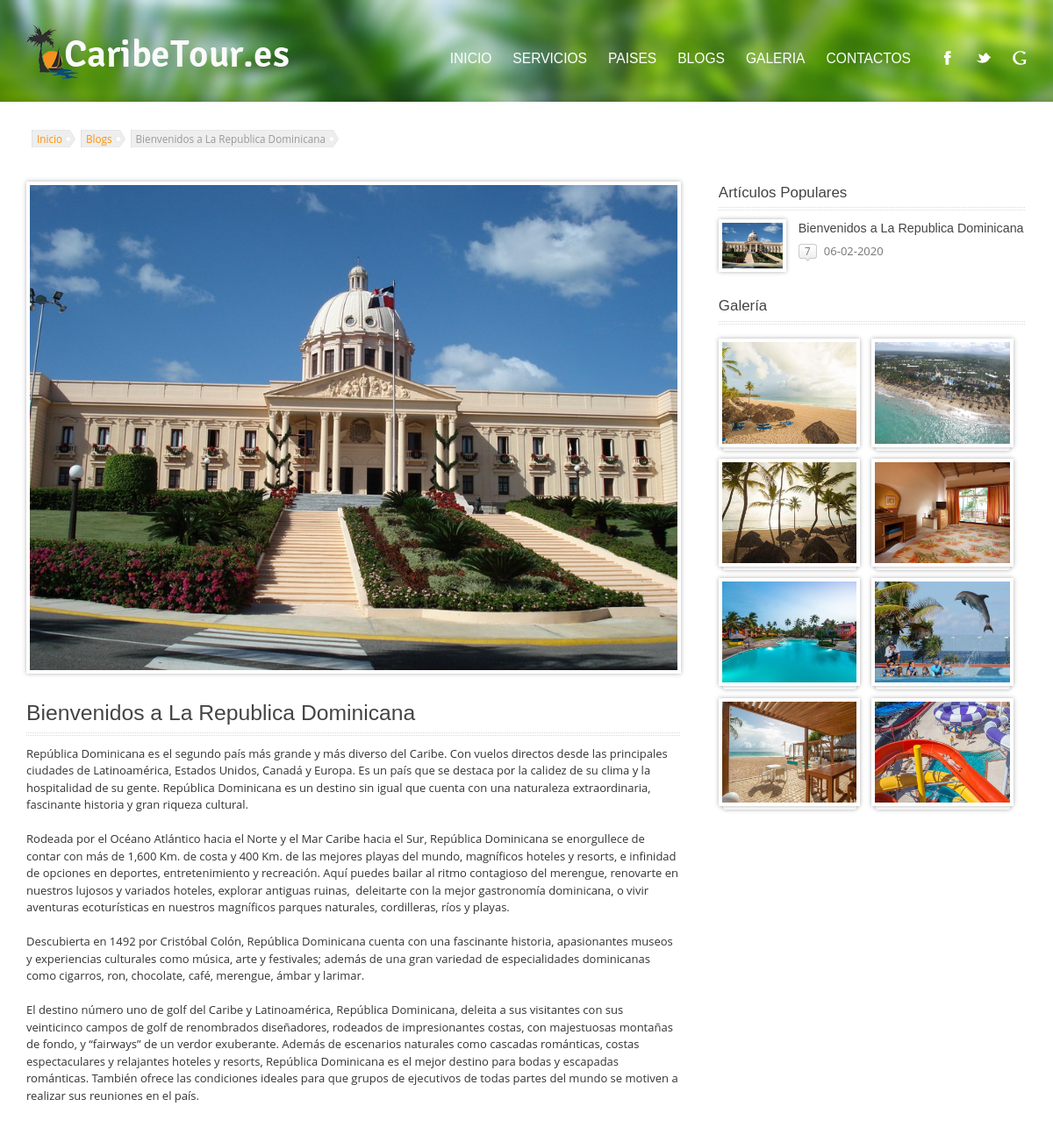
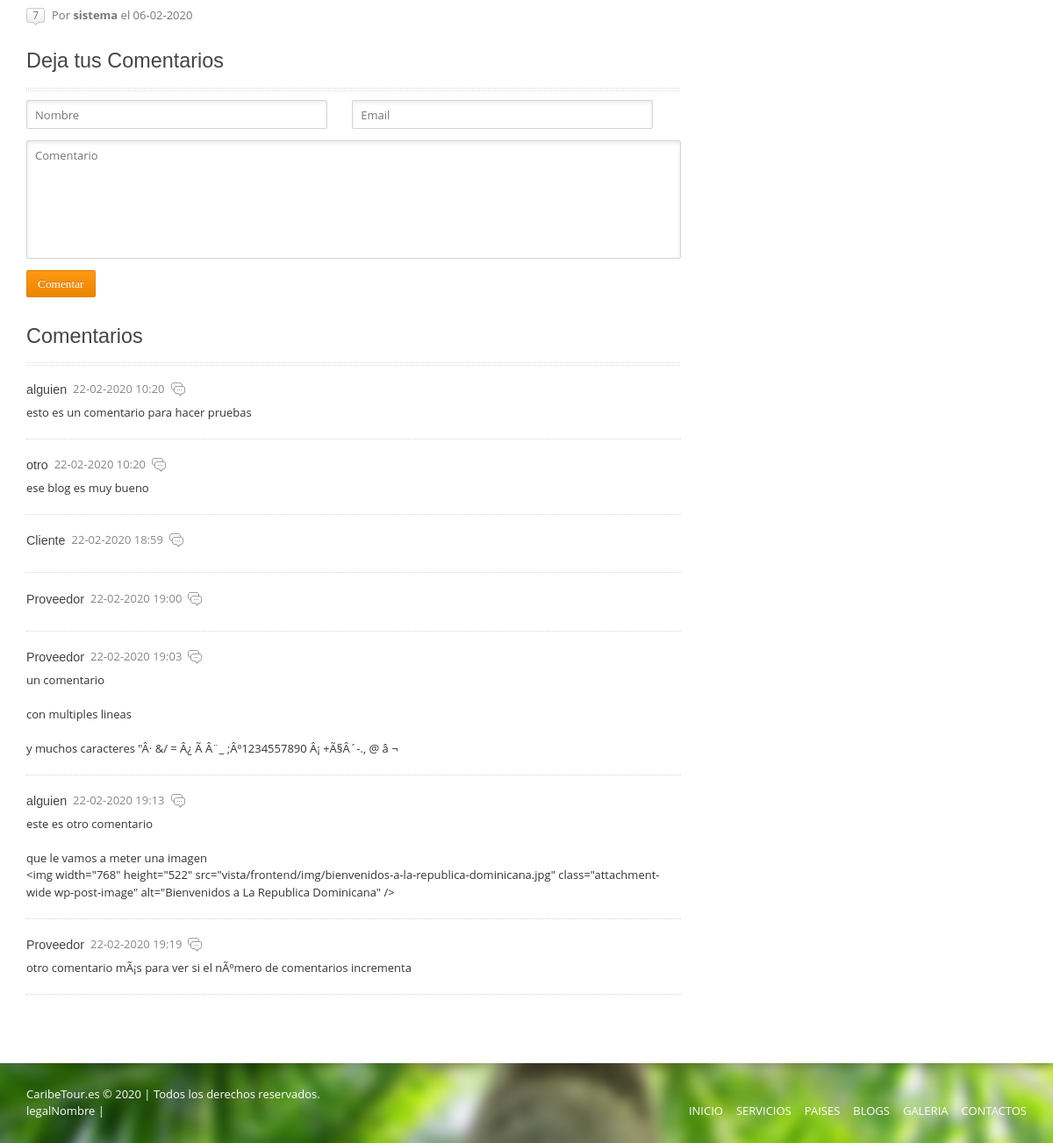
The page /blogs/bienvenidos-a-la-republica-dominicana on the database its author committed (2 pictures, top to bottom).
### tables this page shows
CREATE TABLE IF NOT EXISTS `blogs` (
  `idBlog` int(11) NOT NULL AUTO_INCREMENT,
  `nombre` varchar(50) NOT NULL,
  `slug` varchar(50) NOT NULL,
  `metaDescripcion` varchar(255) DEFAULT NULL,
  `metaKeyWords` varchar(255) DEFAULT NULL,
  `descripcion` text,
  `srcImagen` varchar(255) DEFAULT NULL,
  `idUsuario` int(11) NOT NULL COMMENT 'el autor del post',
  `idEstado` int(11) NOT NULL DEFAULT '1',
  `fechaAlta` timestamp NOT NULL DEFAULT CURRENT_TIMESTAMP,
  `fechaUpdate` timestamp NULL DEFAULT NULL ON UPDATE CURRENT_TIMESTAMP,
  PRIMARY KEY (`idBlog`)
);

CREATE TABLE IF NOT EXISTS `usuarios` (
  `idUsuario` int(11) NOT NULL AUTO_INCREMENT,
  `nombre` varchar(50) NOT NULL,
  `apellidos` varchar(70) DEFAULT NULL,
  `DNI` varchar(10) DEFAULT NULL,
  `email` varchar(50) NOT NULL,
  `password` varchar(40) NOT NULL,
  `telefono` varchar(10) DEFAULT NULL,
  `perfil` varchar(50) DEFAULT NULL,
  `imagen` varchar(255) DEFAULT NULL,
  `idEstado` int(11) NOT NULL,
  `idPermiso` int(11) NOT NULL,
  `fechaAlta` timestamp NOT NULL DEFAULT CURRENT_TIMESTAMP,
  `fechaUpdate` timestamp NULL DEFAULT NULL ON UPDATE CURRENT_TIMESTAMP,
  PRIMARY KEY (`idUsuario`)
);

CREATE TABLE IF NOT EXISTS `blog_comentarios` (
  `idBlogComentario` int(11) NOT NULL AUTO_INCREMENT,
  `idBlog` int(11) NOT NULL,
  `idEstado` int(11) NOT NULL,
  `nombre` varchar(20) NOT NULL,
  `email` varchar(30) NOT NULL,
  `comentario` text NOT NULL,
  `fechaAlta` timestamp NOT NULL DEFAULT CURRENT_TIMESTAMP,
  PRIMARY KEY (`idBlogComentario`)
);

CREATE TABLE IF NOT EXISTS `imagenes` (
  `idImagen` int(11) NOT NULL AUTO_INCREMENT,
  `idProducto` int(11) NOT NULL,
  `srcImagen` varchar(255) NOT NULL,
  `fechaAlta` timestamp NOT NULL DEFAULT CURRENT_TIMESTAMP,
  `fehaUpdate` timestamp NULL DEFAULT NULL ON UPDATE CURRENT_TIMESTAMP,
  PRIMARY KEY (`idImagen`)
);

### vista/frontend/blog-datos.php (the view, shortened to what the rows shown need)
<?php
require_once "../../AutoLoader/autoLoader.php";
$blogC = new BlogController;
$blog = null;
$blogSlug = $_GET['slugBlog'] ?? null;
if(isset($blogSlug) and $blogSlug != ""){
    $filtro = [['slug', $blogSlug]];
    $blogList = $blogC->select($filtro);
    if(isset($blogList[0])){
        $blog = $blogList[0];
    }
}
$blogsPopulares = $blogC->getBlogsPopulares();
$imagenes = $blogC->getBlogImagenes();
?>
<!DOCTYPE html>
<html lang="es-ES">
    <head>
        <link rel='stylesheet' id='colorbox-css'  href='<?=PATHFRONTEND ?>css/colorbox.css?ver=3.7.1' type='text/css' media='all' />
        <link rel='stylesheet' id='jquery-ui-datepicker-css'  href='<?=PATHFRONTEND ?>css/datepicker.css?ver=3.7.1' type='text/css' media='all' />
        <link rel='stylesheet' id='general-css'  href='<?=PATHFRONTEND ?>css/style.css?ver=3.7.1' type='text/css' media='all' />
    </head>
    <body class="home page page-id-96 page-template-default">
        <div class="container site-container">
            <section class="container site-content">
                <div class="miga" id="breadcrumb">
                    <div class="breadcrumb">
                        <a hreflang="es" type="text/html" charset="iso-8859-1" href="inicio" rel="tag" title="Inicio">Inicio</a>
                    </div>
                    <div class="breadcrumb">
                        <a hreflang="es" type="text/html" charset="iso-8859-1" href="blogs" rel="tag" title="Blogs">Blogs</a>
                    </div>
                    <div class="breadcrumb">
                        <?= $blog ?>
                    </div>
                </div>
                <div class="row">
                    <div class="column eightcol">
                    	<?php
                        if($blog){
                         $fechaAlta = date('d-m-Y', strtotime($blog->getFechaAlta()));
                         $comentarios = $blog->getComentarios();
                        ?>
                        <article class="post type-post status-publish format-standard full-post">
                            <div class="post-featured-image">
                                <div class="featured-image">
                                    <a hreflang="es" type="text/html" charset="iso-8859-1" href="blogs/<?= $blog->getSlug() ?>" title="<?= $blog ?>"><img width="768" height="522" src="<?=PATHFRONTEND ?>img/<?= $blog->getSrcImagen() ?>" class="attachment-wide wp-post-image" alt="<?= $blog ?>" /></a>
                                </div>
                            </div>
                            <div class="post-content">
                                <div class="section-title">
                                    <h1><a hreflang="es" type="text/html" charset="iso-8859-1" href="blogs/<?= $blog->getSlug() ?>"><?= $blog ?></a></h1>
                                </div>
                                <?= nl2br($blog->getDescripcion()) ?>
                            </div>
                            <footer class="post-footer clearfix">
                                <div class="post-comment-count"><?= count($comentarios); ?></div>
                                <div class="post-info">Por <strong><?= $blog->getUsuario() ?></strong> el <?= $fechaAlta ?></div>
                            </footer>
                        </article>
                        <div class="post-comments clearfix">
                            <div class="section-title">
                                <h2>Deja tus Comentarios</h2>
                            </div>
                            <div id="respond" class="comment-respond">
                                <form method="post" id="commentform" class="comment-form" name="comentarios" onSubmit="return validacion();">
                                    <div class="formatted-form">
                                        <div class="sixcol column">
                                            <div class="field-container">
                                                <input id="nombre" name="nombre" type="text" value="" size="30" maxlength="50" title="Indroduzca su Nombre" placeholder="Nombre" required />
                                            </div>
                                        </div>
                                        <div class="sixcol column last">
                                            <div class="field-container">
                                                <input id="email" name="email" type="email" value="" title="Introduzca su Email" maxlength="60" size="30" placeholder="Email" required />
                                            </div>
                                        </div>
                                        <div class="field-container">
                                            <textarea id="comentario" name="comentario" title="Introduzca sus Comentarios" maxlength="1000" cols="45" rows="8" placeholder="Comentario" required ></textarea>
                                        </div>
                                    </div>
                                    <p class="form-submit">
                                        <input name="submit" type="submit" id="submit" value="Comentar" />
                                    </p><br>
                                </form>
                            </div>
                            <?php if(!empty($comentarios)){ ?>
                            <div class="section-title">
                                <h2>Comentarios</h2>
                            </div>
                            <div class="comments-list" id="comments">
                                <ul>
                                    <?php
                                    foreach ($comentarios as $comentario){
                                        $fechaAlta = date('d-m-Y H:i', strtotime($comentario->getFechaAlta()));
                                    ?>
                                    <li id="comment-<?= $comentario->getIdBlogComentario() ?>">
                                        <div class="comment clearfix">
                                            <div class="comment-text">
                                                <header class="comment-header clearfix">
                                                    <h6 class="comment-author">
                                                        <?= $comentario->getNombre() ?>
                                                    </h6>
                                                    <time class="comment-date" datetime="<?= $fechaAlta ?>"><?= $fechaAlta ?></time>
                                                    <span class='comment-reply-link'></span>
                                                </header>
                                                <p><?= nl2br($comentario->getComentario()) ?></p>
                                            </div>
                                        </div>
                                    </li>
                                    <?php } ?>
                                </ul>
                            </div>
                            <?php }  ?>
                            <nav class="pagination comments-pagination"></nav>
                        </div>
                        <?php }  ?>
                    </div>
                    <aside class="column fourcol last">
                        <div class="widget widget-selected-posts">
                            <?php
                            foreach($blogsPopulares as $blog) {
                                $fechaAlta = date('d-m-Y', strtotime($blog->getFechaAlta()));
                            ?>
                            <article class="post clearfix">
                                <div class="post-featured-image">
                                    <div class="featured-image">
                                        <a hreflang="es" type="text/html" charset="iso-8859-1" href="blogs/<?= $blog->getSlug() ?>"><img width="440" height="299" src="<?=PATHFRONTEND ?>img/<?= $blog->getSrcImagen() ?>" class="attachment-normal wp-post-image" alt="<?= $blog ?>" title="<?= $blog ?>" /></a>
                                    </div>
                                </div>
                                <div class="post-content">
                                    <h6 class="post-title"><a hreflang="es" type="text/html" charset="iso-8859-1" href="blogs/<?= $blog->getSlug() ?>" title="<?= $blog ?>"><?= $blog ?></a></h6>
                                    <footer class="post-footer clearfix">
                                        <div class="post-comment-count" title="Comentarios"><?= count($blog->getComentarios()); ?></div>
                                        <div class="post-info">
                                            <time datetime="<?= $fechaAlta ?>" title="Fecha de Publicaci&oacute;n"><?= $fechaAlta ?></time>
                                        </div>
                                    </footer>
                                </div>
                            </article>
                            <?php } ?>
                        </div>
                        <div class="widget widget_text">
                            <div class="textwidget">
                                <div class="items-grid">
                                    <?php
                                    $i=1;
                                    foreach ($imagenes as $imagen){
                                        $last = "";
                                        if($i++ % 2 == 0){
                                            $last = "last";
                                        }
                                    ?>
                                    <div class="column gallery-item sixcol <?= $last ?>">
                                        <div class="featured-image">
                                            <a href="<?=PATHFRONTEND ?>img/<?= $imagen->srcImagen ?>" class="colorbox " data-group="gallery-111" title="<?= $imagen->nombre ?>"><img width="440" height="330" src="<?=PATHFRONTEND ?>img/<?= $imagen->srcImagen ?>" class="attachment-preview wp-post-image" alt="<?= $imagen->nombre ?>" title="<?= $imagen->nombre ?>" /></a>
                                        </div>
                                    </div>
                                    <?php } ?>
                                </div>
                            </div>
                        </div>
                    </aside>
                </div>
            </section>
        </div>
    </body>
</html>

### rows shown on the page
blogs: nombre "Bienvenidos a La Republica Dominicana", srcImagen (picture), descripcion "República Dominicana es el segundo país más grande y más diverso del Caribe. Con vuelos directos desde las principales ciudades de Latinoamérica, Estados Unidos, Canadá y Europa. Es un país que se destaca por la calidez de su clima y la hospitalidad de su gente. República Dominicana es un destino sin igual que cuenta con una naturaleza extraordinaria, fascinante historia y gran riqueza cultural. Rodeada por el Océano Atlántico hacia el Norte y el Mar Caribe hacia el Sur, República Dominicana se enorgullece de contar con más de 1,600 Km. de costa y 400 Km. de las mejores playas del mundo, magníficos hoteles y resorts, e infinidad de opciones en deportes, entretenimiento y recreación. Aquí…", count($blog->getComentarios()) "7", fechaAlta "06-02-2020"
usuarios: nombre "sistema"
blog_comentarios: nombre "alguien", fechaAlta "22-02-2020 10:20", comentario "esto es un comentario para hacer pruebas"
blog_comentarios: nombre "otro", fechaAlta "22-02-2020 10:20", comentario "ese blog es muy bueno"
blog_comentarios: nombre "Cliente", fechaAlta "22-02-2020 18:59"
blog_comentarios: nombre "Proveedor", fechaAlta "22-02-2020 19:00"
blog_comentarios: nombre "Proveedor", fechaAlta "22-02-2020 19:03", comentario "un comentario con multiples lineas y muchos caracteres \"Â· &/ = Â¿ Ã Â¨_ ;Âº1234557890 Â¡ +Ã§Â´-., @ â ¬"
blog_comentarios: nombre "alguien", fechaAlta "22-02-2020 19:13", comentario "este es otro comentario que le vamos a meter una imagen <img width=\"768\" height=\"522\" src=\"vista/frontend/img/bienvenidos-a-la-republica-dominicana.jpg\" class=\"attachment-wide wp-post-image\" alt=\"Bienvenidos a La Republica Dominicana\" />"
blog_comentarios: nombre "Proveedor", fechaAlta "22-02-2020 19:19", comentario "otro comentario mÃ¡s para ver si el nÃºmero de comentarios incrementa"
imagenes: srcImagen (picture)
imagenes: srcImagen (picture)
imagenes: srcImagen (picture)
imagenes: srcImagen (picture)
imagenes: srcImagen (picture)
imagenes: srcImagen (picture)
imagenes: srcImagen (picture)
imagenes: srcImagen (picture)

### other values the page prints
count($comentarios) "7"
$fechaAlta "06-02-2020"
